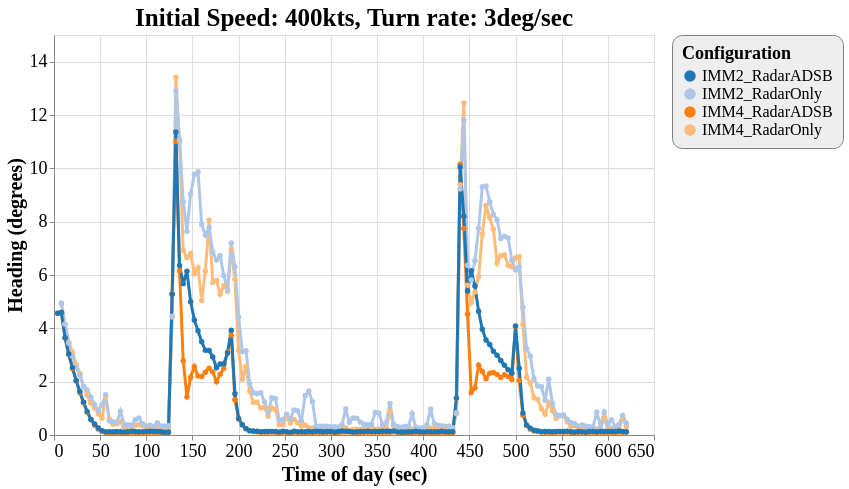

Vega-Lite specification for this chart:
### Vega-Lite specification from a JSON file in a GitHub repository (floating-point values rounded to 4 significant figures; data arrays with more than 128 entries replaced by an {"elided": "..."} marker saying what was removed)
{"config": {"view": {"continuousWidth": 600, "continuousHeight": 400}, "axisX": {"labelFontSize": 18, "titleFontSize": 20}, "axisY": {"labelFontSize": 18, "titleFontSize": 20}, "font": "Times New Roman", "legend": {"cornerRadius": 10, "fillColor": "#EEEEEE", "labelFontSize": 16, "padding": 10, "strokeColor": "gray", "titleFontSize": 18}, "title": {"fontSize": 25}}, "data": {"name": "data-1691b61b5719d1aa3349b4973d9cec27"}, "mark": {"type": "line", "point": true, "strokeWidth": 3}, "encoding": {"color": {"type": "ordinal", "field": "config", "scale": {"scheme": "category20"}, "title": "Configuration"}, "x": {"type": "quantitative", "field": "time", "title": "Time of day (sec)"}, "y": {"type": "quantitative", "field": "rmse_hdg", "scale": {"domain": [0, 15], "zero": false}, "title": "Heading (degrees)"}}, "selection": {"selector052": {"type": "interval", "bind": "scales", "encodings": ["x", "y"]}}, "title": "Initial Speed: 400kts, Turn rate: 3deg/sec", "$schema": "https://vega.github.io/schema/vega-lite/v4.8.1.json", "datasets": {"data-1691b61b5719d1aa3349b4973d9cec27": {"elided": "618 records"}}}
